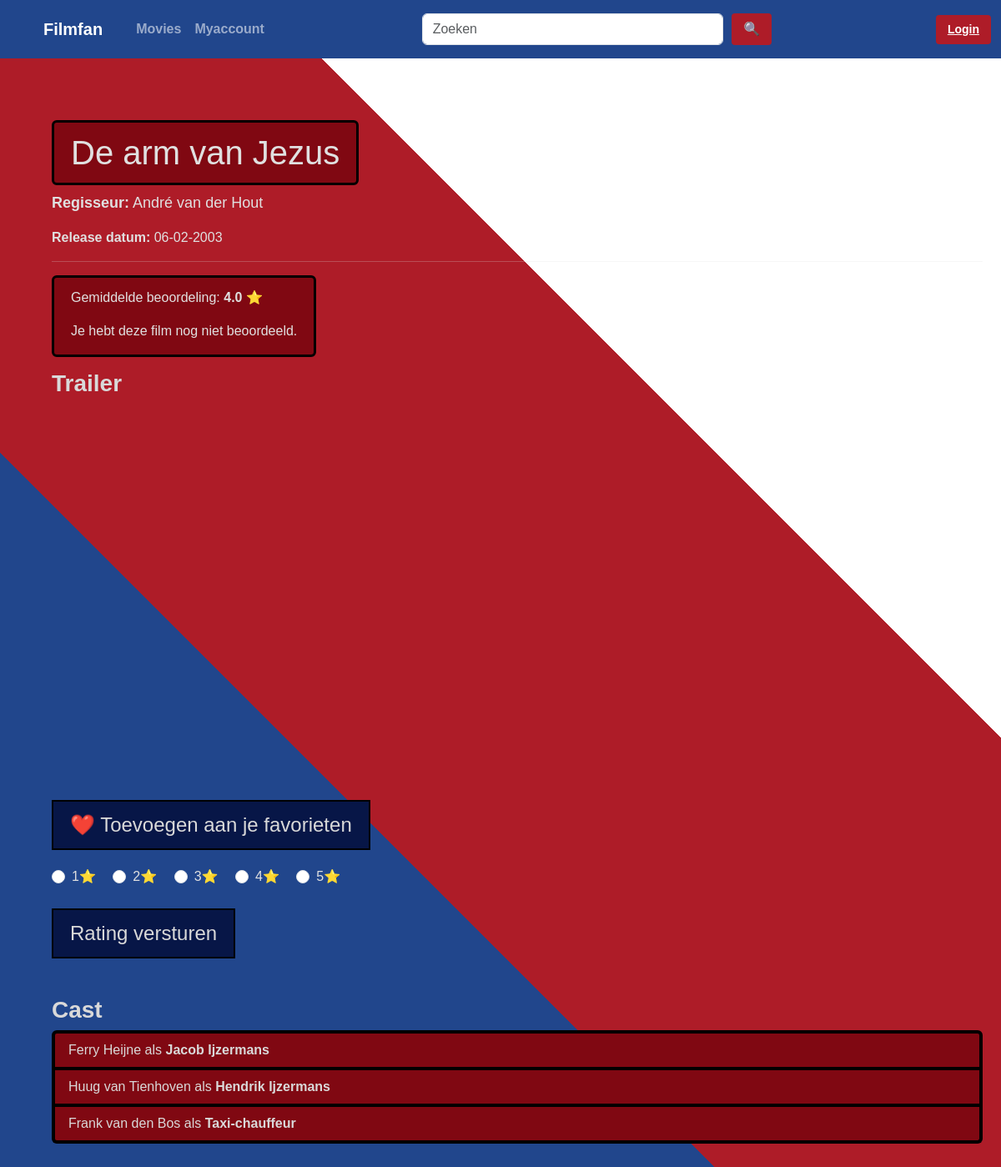
The page /film/7 on the database its author committed.
### app/models.py (models this page shows, shortened)
class Film(db.Model):
    id: Mapped[int] = mapped_column(primary_key=True)
    title: Mapped[str] = mapped_column(Text)
    regisseur_id: Mapped[int] = mapped_column(ForeignKey("regisseur.id"))
    release_datum: Mapped[date] = mapped_column(Date, nullable=False)
    trailer_url: Mapped[str] = mapped_column(Text, nullable=False)
    regisseur = relationship("Regisseur", back_populates="films")
    rollen = relationship("Rol", back_populates="film")
    favorite_links = relationship("Favorite", back_populates="film")
    ratings = relationship("Rating", back_populates="film")

class Regisseur(db.Model):
    id: Mapped[int] = mapped_column(primary_key=True)
    voornaam: Mapped[str] = mapped_column(Text)
    achternaam: Mapped[str] = mapped_column(Text)
    films = relationship("Film", back_populates="regisseur")

class Rol(db.Model):
    id: Mapped[int] = mapped_column(primary_key=True)
    acteur_id: Mapped[int] = mapped_column(ForeignKey("acteur.id"))
    film_id: Mapped[int] = mapped_column(ForeignKey("film.id"))
    personage: Mapped[str] = mapped_column(Text)
    acteur = relationship("Acteur", back_populates="rollen")
    film = relationship("Film", back_populates="rollen")

class Acteur(db.Model):
    id: Mapped[int] = mapped_column(primary_key=True)
    voornaam: Mapped[str] = mapped_column(Text)
    achternaam: Mapped[str] = mapped_column(Text)
    rollen = relationship("Rol", back_populates="acteur")

### app/films/routes.py (the view)
@bp.route("/<int:film_id>")
def film_pagina(film_id):
    film = Film.query.get_or_404(film_id)
    regisseur = Regisseur.query.get(film.regisseur_id)
    rollen = Rol.query.filter_by(film_id=film_id).all()
    rollen_met_acteurs = []
    for rol in rollen:
        acteur = Acteur.query.get(rol.acteur_id)
        rollen_met_acteurs.append({
            "personage": rol.personage,
            "acteur": acteur
        })
    query_avg = db.select(db.func.avg(Rating.value)).where(Rating.film_id == film_id)
    avg_result = db.session.execute(query_avg).scalar()
    average_rating = round(avg_result, 1) if avg_result else None
    user_id = session.get("user_id")
    query_user = db.select(Rating.value).where(Rating.film_id == film_id).where(Rating.user_id == user_id)
    user_rating = db.session.execute(query_user).scalar_one_or_none()
    return render_template(
        "film.html",
        film=film,
        regisseur=regisseur,
        rollen=rollen_met_acteurs,
        average_rating=average_rating,
        user_rating=user_rating
    )

### app/films/templates/film.html (shortened to what this page needs)
{% extends "template.html" %}
{% block stylesheet %}
<link rel="stylesheet" href="{{ url_for ('static', filename='css/template.css') }}">
<link rel="stylesheet" href="{{ url_for('static', filename='css/film.css') }}">
{% endblock %}
{% block content %}
<div class="container mt-4">
    <h1 class="jumbotron">{{ film.title}}</h1>
    <p class="film-info">
        <strong>Regisseur:</strong>
        {{ regisseur.voornaam }} {{ regisseur.achternaam }}
    </p>
    <p>
        <strong>Release datum:</strong>
        {{ film.release_datum.strftime("%d-%m-%Y") }}
    </p>
    <hr>
    <div class="jumbotron" id = "padding-lowered">
        {% if average_rating %}
        <p>Gemiddelde beoordeling: <strong>{{ average_rating }}</strong> ⭐</p>
        {% else %}
        <p>Deze film heeft nog geen beoordelingen.</p>
        {% endif %}
        {% if user_rating %}
        <p>Jouw beoordeling: <strong>{{ user_rating }}</strong> ⭐</p>
        {% else %}
        <p>Je hebt deze film nog niet beoordeeld.</p>
        {% endif %}
    </div>
    <h3> <strong>Trailer</strong> </h3>
    <div style="max-width: 800px;">
        <div class="ratio ratio-16x9 mb-4">
            <iframe src="https://www.youtube.com/embed/{{ film.trailer_url }}" allowfullscreen>
            </iframe>
        </div>
    </div>
    <form action="{{ url_for('films.favorite', film_id=film.id) }}" method="POST">
        <button type="submit" class="favorite-btn">
            ❤️ Toevoegen aan je favorieten
        </button>
    </form>
    <div class="review-rating">
        <form action="{{ url_for('films.review', film_id=film.id) }}" method="POST">
            <div class="form-check form-check-inline">
                <input class="form-check-input" type="radio" name="rating" id="star1" value="1">
                <label class="form-check-label" for="star1">1⭐</label>
            </div>
            <div class="form-check form-check-inline">
                <input class="form-check-input" type="radio" name="rating" id="star2" value="2">
                <label class="form-check-label" for="star2">2⭐</label>
            </div>
            <div class="form-check form-check-inline">
                <input class="form-check-input" type="radio" name="rating" id="star3" value="3">
                <label class="form-check-label" for="star3">3⭐</label>
            </div>
            <div class="form-check form-check-inline">
                <input class="form-check-input" type="radio" name="rating" id="star4" value="4">
                <label class="form-check-label" for="star4">4⭐</label>
            </div>
            <div class="form-check form-check-inline">
                <input class="form-check-input" type="radio" name="rating" id="star5" value="5">
                <label class="form-check-label" for="star5">5⭐</label>
            </div>
            <br>
            <br>
            <button type="submit" class="send-btn"> Rating versturen </button>
        </form>
    </div>
    <h3 class="cast-titel">Cast</h3>
    <ul class="list-group">
        {% for rol in rollen %}
        <li class="list-group-item">
            {{ rol.acteur.voornaam }} {{ rol.acteur.achternaam }}
            als <strong>{{ rol.personage }}</strong>
        </li>
        {% endfor %}
    </ul>
</div>
{% endblock %}

### app/static/css/template.css (style rules this page uses)
body { background: linear-gradient(45deg, #21468C 33%, #AE1C28 33%, #AE1C28 66%, #FFFFFF 66%); color: #E0E0E0; font-family: Arial, sans-serif; background-size: cover; background-position: center center; background-attachment: fixed; min-height: 100vh; }
.list-group-item { background-color: #800812; color: #d9d9d9; border-color: #000000; border-width: 4px; }
.jumbotron { background-color: #800812; padding: 12px 20px; display: inline-block; border-radius: 6px; border: 3px solid #000000; }

### app/static/css/film.css (style rules this page uses)
h3 { color: #d9d9d9; }
.cast-titel { color: #d9d9d9; font-weight: bold; margin-top: 25px; }
.film-info { font-size: 18px; }
.favorite-btn { background-color: #071647; cursor: pointer; color: #d9d9d9; font-size: 24px; border: 2px solid black; padding: 10px 20px; margin-bottom: 20px; }
.send-btn { background-color: #071647; cursor: pointer; color: #d9d9d9; font-size: 24px; border: 2px solid black; padding: 10px 20px; margin-bottom: 20px; }
#padding-lowered { padding-bottom: 0px; margin-bottom: 15px }
.list-group { padding-bottom:30px; }

### rows shown on the page
Film: title "De arm van Jezus", release_datum "06-02-2003"
Regisseur: voornaam "André", achternaam "van der Hout"
Rol: acteur.voornaam "Ferry", acteur.achternaam "Heijne", personage "Jacob Ijzermans"
Rol: acteur.voornaam "Huug", acteur.achternaam "van Tienhoven", personage "Hendrik Ijzermans"
Rol: acteur.voornaam "Frank", acteur.achternaam "van den Bos", personage "Taxi-chauffeur"

### other values the page prints
{{ average_rating }} "4.0"
